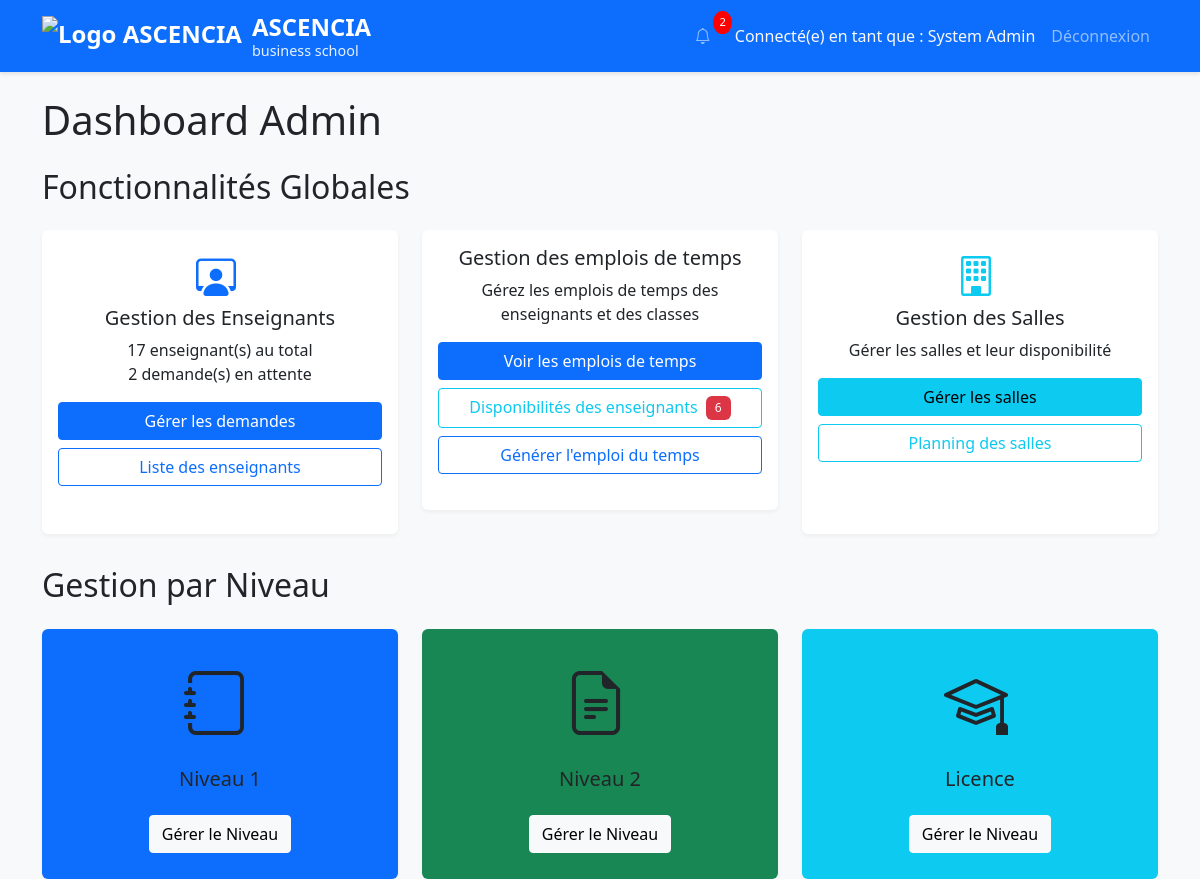
The page /academy/admin/dashboard.php (signed in) on the database its author committed.
### tables this page shows
CREATE TABLE IF NOT EXISTS `levels` (
  `id` int NOT NULL AUTO_INCREMENT,
  `name` varchar(50) NOT NULL,
  `has_filieres` tinyint(1) DEFAULT '0',
  PRIMARY KEY (`id`),
  UNIQUE KEY `name` (`name`)
);

### academy/admin/dashboard.php (the view, shortened to what this page needs)
<?php
require_once '../config/database.php';
$stmt = $conn->query("SELECT * FROM levels ORDER BY id");
$levels = $stmt->fetchAll();
$stmt_pending_teachers = $conn->prepare("SELECT COUNT(*) AS pending_count FROM teacher_profiles WHERE status = 'pending'");
$stmt_pending_teachers->execute();
$pending_teachers_count = $stmt_pending_teachers->fetch(PDO::FETCH_ASSOC)['pending_count'];
$stmt_total_teachers = $conn->prepare("SELECT COUNT(*) AS total FROM users WHERE role = 'enseignant'");
$stmt_total_teachers->execute();
$total_teachers = $stmt_total_teachers->fetch(PDO::FETCH_ASSOC)['total'];
$stmt_total_availabilities = $conn->prepare("SELECT COUNT(*) AS total FROM disponibilites WHERE statut = 'en_attente'");
$stmt_total_availabilities->execute();
$total_availabilities = $stmt_total_availabilities->fetch(PDO::FETCH_ASSOC)['total'];
?>
<!DOCTYPE html>
<html lang="fr">
<head>
    <link href="https://cdn.jsdelivr.net/npm/bootstrap@5.3.0/dist/css/bootstrap.min.css" rel="stylesheet">
    <link href="https://cdn.jsdelivr.net/npm/bootstrap-icons@1.7.2/font/bootstrap-icons.css" rel="stylesheet">
    <link href="../assets/css/style.css" rel="stylesheet">
</head>
<body>
    <nav class="navbar navbar-expand-lg navbar-dark bg-primary">
        <div class="container">
            <a class="navbar-brand" href="../index.php">
                <img src="../assets/images/logo.png" alt="Logo ASCENCIA">
                <div class="logo-text">
                    <span class="main-text">ASCENCIA</span>
                    <span class="sub-text">business school</span>
                </div>
            </a>
            <div class="collapse navbar-collapse" id="navbarNav">
                <ul class="navbar-nav ms-auto">
                    <li class="nav-item">
                        <a class="nav-link notification" href="teacher_approvals.php" title="Demandes d'enseignants en attente">
                            <i class="bi bi-bell"></i>
                            <?php if ($pending_teachers_count > 0): ?>
                                <span class="notification-badge"><?php echo $pending_teachers_count; ?></span>
                            <?php endif; ?>
                        </a>
                    </li>
                    <li class="nav-item">
                        <span class="nav-link text-light">Connecté(e) en tant que : <?php echo htmlspecialchars($_SESSION['prenom']) . ' ' . htmlspecialchars($_SESSION['nom']); ?></span>
                    </li>
                    <li class="nav-item">
                        <a class="nav-link" href="../logout.php">Déconnexion</a>
                    </li>
                </ul>
            </div>
        </div>
    </nav>
    <div class="container mt-4">
        <h1 class="mb-4">Dashboard Admin</h1>
        <div class="global-features">
            <h2 class="mb-4">Fonctionnalités Globales</h2>
            <div class="row row-cols-1 row-cols-md-3 g-4">
                <div class="col">
                    <div class="card feature-card">
                        <div class="card-body text-center">
                            <i class="bi bi-person-workspace feature-icon text-primary"></i>
                            <h5 class="card-title">Gestion des Enseignants</h5>
                            <p class="card-text">
                                <?php echo $total_teachers; ?> enseignant(s) au total<br>
                                <?php echo $pending_teachers_count; ?> demande(s) en attente
                            </p>
                            <div class="d-grid gap-2">
                                <a href="teacher_approvals.php" class="btn btn-primary">Gérer les demandes</a>
                                <a href="manage_teachers.php" class="btn btn-outline-primary">Liste des enseignants</a>
                            </div>
                        </div>
                    </div>
                </div>
                <div class="col-md-4 mb-4">
                    <div class="card feature-card">
                        <div class="card-body text-center">
                            <h5 class="card-title">Gestion des emplois de temps</h5>
                            <p class="card-text">Gérez les emplois de temps des enseignants et des classes</p>
                            <div class="d-grid gap-2">
                                <a href="schedule.php" class="btn btn-primary">
                                    <i class="fas fa-clock"></i> Voir les emplois de temps
                                </a>
                                <a href="teacher_availabilities.php" class="btn btn-outline-info">
                                    <i class="fas fa-calendar-check"></i> Disponibilités des enseignants
                                    <?php if ($total_availabilities > 0): ?>
                                        <span class="badge bg-danger ms-1"><?php echo $total_availabilities; ?></span>
                                    <?php endif; ?>
                                </a>
                                <a href="generate_schedule.php" class="btn btn-outline-primary">Générer l'emploi du temps</a>
                            </div>
                        </div>
                    </div>
                </div>
                <div class="col">
                    <div class="card feature-card">
                        <div class="card-body text-center">
                            <i class="bi bi-building feature-icon text-info"></i>
                            <h5 class="card-title">Gestion des Salles</h5>
                            <p class="card-text">
                                Gérer les salles et leur disponibilité
                            </p>
                            <div class="d-grid gap-2">
                                <a href="manage_rooms.php" class="btn btn-info">Gérer les salles</a>
                                <a href="room_schedule.php" class="btn btn-outline-info">Planning des salles</a>
                            </div>
                        </div>
                    </div>
                </div>
            </div>
        </div>
        <h2 class="mb-4">Gestion par Niveau</h2>
        <div class="row row-cols-1 row-cols-md-3 g-4">
            <?php foreach($levels as $level): ?>
                <div class="col">
                    <?php
                        $icon_class = '';
                        $bg_class = '';
                        $text_class = '';
                        $level_name_lower = strtolower($level['name']);
                        if (strpos($level_name_lower, 'niveau 1') !== false) {
                            $icon_class = 'bi-journal';
                            $bg_class = 'bg-primary';
                            $text_class = 'text-dark';
                        } elseif (strpos($level_name_lower, 'niveau 2') !== false) {
                            $icon_class = 'bi-file-earmark-text';
                            $bg_class = 'bg-success';
                            $text_class = 'text-dark';
                        } elseif (strpos($level_name_lower, 'licence') !== false) {
                            $icon_class = 'bi-mortarboard';
                            $bg_class = 'bg-info';
                            $text_class = 'text-dark';
                        } else {
                            $icon_class = 'bi-folder2-open';
                            $bg_class = 'bg-light';
                            $text_class = 'text-dark';
                        }
                    ?>
                    <div class="card h-100 level-card <?php echo $bg_class; ?>">
                        <div class="card-body text-center d-flex flex-column justify-content-center align-items-center">
                            <i class="bi <?php echo $icon_class; ?> <?php echo $text_class; ?>" style="font-size: 4rem;"></i>
                            <h5 class="card-title mt-3 <?php echo $text_class; ?>"><?php echo htmlspecialchars($level['name']); ?></h5>
                            <a href="level_dashboard.php?level_id=<?php echo $level['id']; ?>" class="btn btn-light mt-3">Gérer le Niveau</a>
                        </div>
                    </div>
                </div>
            <?php endforeach; ?>
        </div>
    </div>
</body>
</html>

### academy/assets/css/style.css (style rules this page uses)
body { background-color: #f8f9fa; }
.navbar { box-shadow: 0 2px 4px rgba(0,0,0,.1); }
.card { box-shadow: 0 2px 4px rgba(0,0,0,.05); border: none; margin-bottom: 20px; }
.btn { border-radius: 4px; }
.btn-primary { background-color: #0d6efd; border-color: #0d6efd; }
.badge { padding: 0.5em 0.75em; font-weight: 500; }
.bi { margin-right: 8px; }

### academy/admin/dashboard.php (style rules this page uses)
.navbar-brand { font-size: 1.5rem; font-weight: 600; display: flex; align-items: center; gap: 10px; text-decoration: none; }
.navbar-brand .logo-text { display: flex; flex-direction: column; line-height: 1.2; }
.navbar-brand .main-text { font-size: 1.5rem; font-weight: 700; color: white; }
.navbar-brand .sub-text { font-size: 0.9rem; font-weight: 400; color: rgba(255, 255, 255, 0.9); }
.navbar-brand img { height: 40px; width: auto; }
.level-card { transition: transform 0.2s ease-in-out; }
.notification-badge { position: absolute; top: -5px; right: -5px; padding: 3px 6px; border-radius: 50%; background-color: red; color: white; font-size: 0.7em; }
.nav-link.notification { position: relative; display: inline-block; }
.global-features { margin-bottom: 2rem; }
.feature-card { height: 100%; transition: all 0.3s ease; }
.feature-icon { font-size: 2.5rem; margin-bottom: 1rem; }

### rows shown on the page
levels: name "Niveau 1"
levels: name "Niveau 2"
levels: name "Licence"

### other values the page prints
$pending_teachers_count "2"
$_SESSION['prenom'] "System"
$_SESSION['nom'] "Admin"
$total_teachers "17"
$total_availabilities "6"
